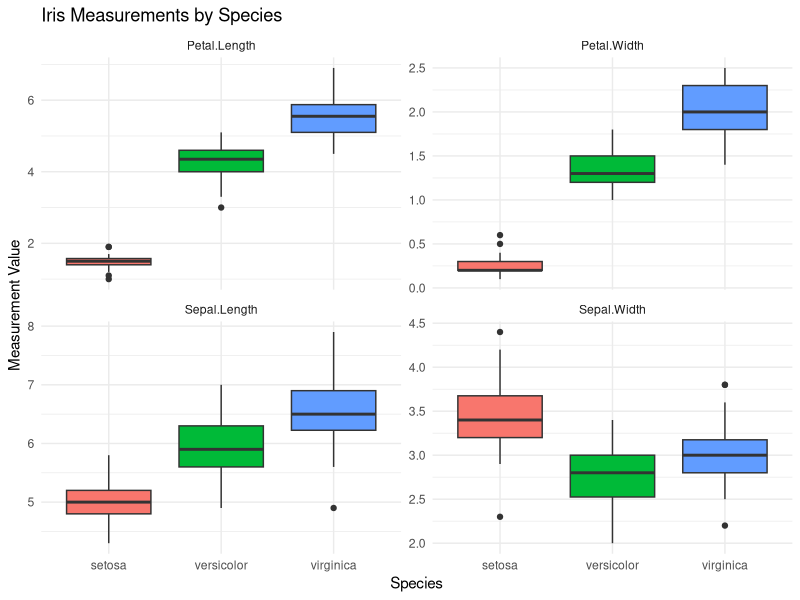

Source code (R):
library(tidyr)
library(dplyr)
library(ggplot2)

data(iris)

iris_long <- iris %>%
  pivot_longer(
    cols = Sepal.Length:Petal.Width,
    names_to = "Measurement",
    values_to = "Value"
  )

print(head(iris_long))

ggplot(
  iris_long,
  aes(x = Species, y = Value, fill = Species)
) +
  geom_boxplot() +
  facet_wrap(~Measurement, scales = "free_y") +
  labs(
    title = "Iris Measurements by Species",
    x = "Species",
    y = "Measurement Value"
  ) +
  theme_minimal() +
  theme(legend.position = "none")
